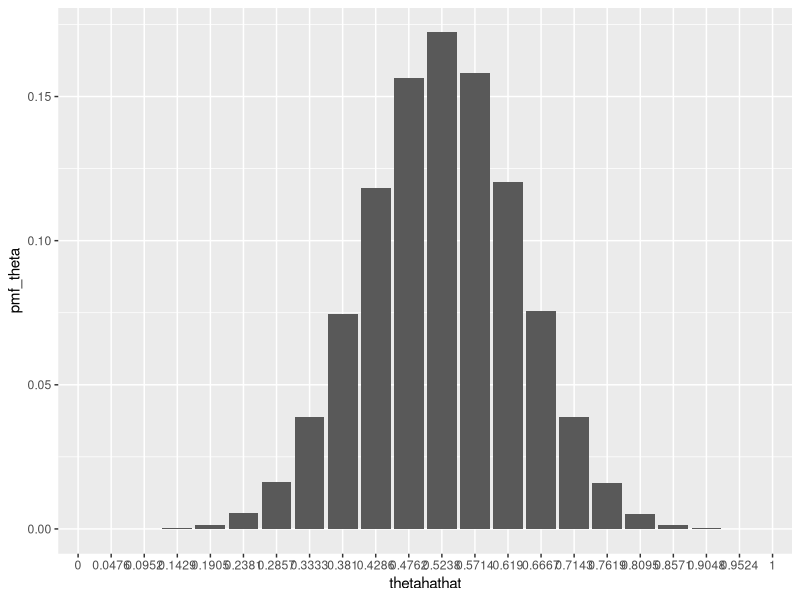

Recreate this plot in R.
library(ggplot2)

n = 21
t = 0 : n
thetahathat = t / n
theta = .524
pmf_theta = dbinom(t, n, theta)
cbind(t, thetahathat, pmf_theta)

ggplot(data.frame(thetahathat = as.factor(round(thetahathat, 4)), pmf_theta = pmf_theta)) + 
  geom_bar(aes(x = thetahathat, y = pmf_theta), stat = "identity")
